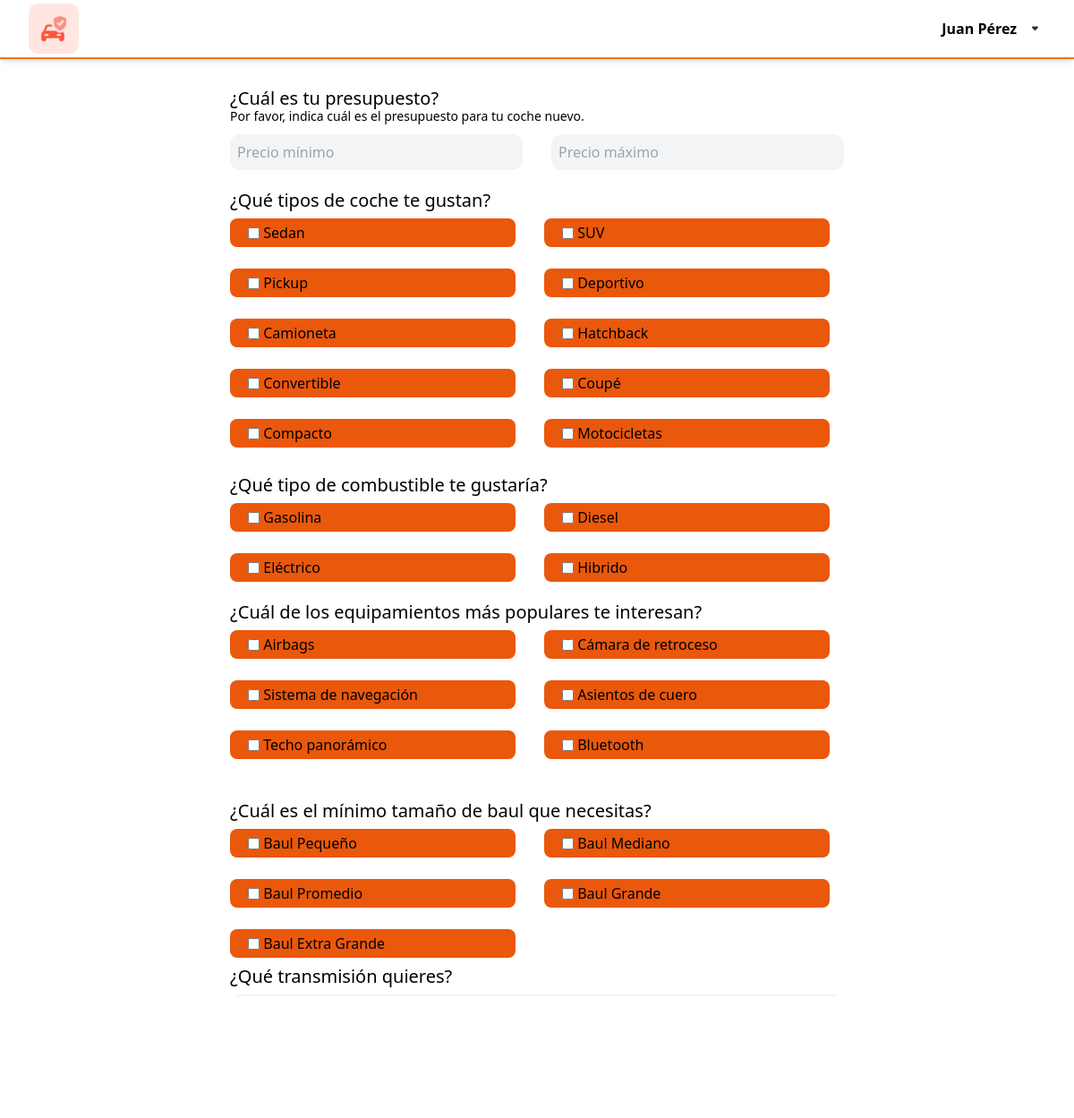
The app's page /pages/busquedaasist.php (signed in) with its own data.
### tables this page shows
CREATE TABLE `vehiculo_categoria` (
  `idVehiculo_Categoria` int(11) NOT NULL,
  `nombre_Categoria` varchar(45) NOT NULL
);

CREATE TABLE `combustible` (
  `idcombustible` int(11) NOT NULL,
  `descripcionCb` varchar(25) NOT NULL
);

CREATE TABLE `vehiculo_caracteristicas` (
  `idVehiculo_Caracteristicas` int(11) NOT NULL,
  `Vehiculo_Caracteristica` varchar(45) NOT NULL
);

CREATE TABLE `tamanobaul` (
  `idTamanoBaul` int(1) NOT NULL,
  `descripBaul` varchar(50) NOT NULL,
  `capacidadMinBaul` int(10) NOT NULL,
  `capacidadMaxBaul` int(10) NOT NULL
);

### pages/busquedaasist.php (the view, shortened to what this page needs)
<?php session_start();
require("../php/connection.php");
$categoria = $mysqli->query("SELECT * FROM `vehiculo_categoria`");
$combustible = $mysqli->query("SELECT * FROM `combustible`");
$caracteristicas = $mysqli->query("SELECT * FROM `vehiculo_caracteristicas`");
$capacidadbaul = $mysqli->query("SELECT * FROM `tamanobaul`");
?>
<!DOCTYPE html>
<html lang="en">
<head>
    <link href="../css/output.css" rel="stylesheet">
    <link href="../css/input.css" rel="stylesheet">
</head>
<body>
<div class="w-screen">
    <?php include "./nav.php" ?>
    <div class="flex flex-col gap-8" style="justify-content: center; align-items: center; width: 100vw; padding-top: 20px;">
        <form action="../php/busquedasugerencias.php" method="post" class="mt-14 p-6">
            <label for="make" class="block text-sm font-medium text-gray-700 text-24px" style="font-size: 20px;">¿Cuál es tu presupuesto?</label>
            <label for="make" class="mb-6 block text-sm font-medium text-gray-700" style="margin-bottom: 10px;">Por favor, indica cuál es el presupuesto para tu coche nuevo.</label>
            <div class="grid grid-cols-2 gap-8">
                <label>
                    <input type="number" name="precio_min" placeholder="Precio mínimo">
                </label>
                <label>
                    <input type="number" name="precio_max" placeholder="Precio máximo">
                </label>
            </div>
            <label for="make" class="mt-6 block text-sm font-medium text-gray-700 text-24px textSZ">¿Qué tipos de coche te gustan?</label>
            <div class="grid grid-cols-2 gap-6 gap-x-8 h-75 pr-4 text-orange">
            <?php
                if ($categoria) {
                    if ($categoria->num_rows > 0) {
                        while ($datos = $categoria->fetch_assoc()) {
                        ?>
                            <label class="bg-orange-600 rounded-lg p-1 ps-5 flex items-center h-fit">
                                <input type="checkbox" name="tipo[]" value="<?php echo $datos['idVehiculo_Categoria'] ?>">&nbsp;<?php echo $datos['nombre_Categoria'] ?>
                            </label>
                        <?php
                        }
                    }
                    } else {
                        echo "<option >Error executing the query: " . $mysqli->error . "</option>";
                    }
            ?>
            </div>
            <label for="make" class="mt-8 block text-sm font-medium text-gray-700 text-24px textSZ">¿Qué tipo de combustible te gustaría?</label>
            <div class="grid grid-cols-2 gap-6 gap-x-8 h-20 pr-4 text-orange">
            <?php
                if ($combustible) {
                    if ($combustible->num_rows > 0) {
                        while ($datos = $combustible->fetch_assoc()) {
                        ?>
                            <label class="bg-orange-600 rounded-lg p-1 ps-5 flex items-center h-fit">
                                <input type="checkbox" name="tipo[]" value="<?php echo $datos['idcombustible'] ?>">&nbsp;<?php echo $datos['descripcionCb'] ?>
                            </label>
                        <?php
                        }
                    }
                    } else {
                        echo "<option >Error executing the query: " . $mysqli->error . "</option>";
                    }
            ?>
            </div>
            <label for="make" class="mt-8 block text-sm font-medium text-gray-700 text-24px textSZ">¿Cuál de los equipamientos más populares te interesan?</label>
            <div class="grid grid-cols-2 gap-6 gap-x-8 h-40 pr-4 text-orange" style="overflow-y: scroll;">
            <?php
                if ($caracteristicas) {
                    if ($caracteristicas->num_rows > 0) {
                        while ($datos = $caracteristicas->fetch_assoc()) {
                        ?>
                            <label class="bg-orange-600 rounded-lg p-1 ps-5 flex items-center h-fit">
                                <input type="checkbox" name="tipo[]" value="<?php echo $datos['idVehiculo_Caracteristicas'] ?>">&nbsp;<?php echo $datos['Vehiculo_Caracteristica'] ?>
                            </label>
                        <?php
                        }
                    }
                    } else {
                        echo "<option >Error executing the query: " . $mysqli->error . "</option>";
                    }
            ?>
            </div>
            <label for="make" class="mt-8 block text-sm font-medium text-gray-700 text-24px textSZ">¿Cuál es el mínimo tamaño de baul que necesitas?</label>
            <div class="grid grid-cols-2 gap-6 gap-x-8 h-20 pr-4 text-orange">
            <?php
                if ($capacidadbaul) {
                    if ($capacidadbaul->num_rows > 0) {
                        while ($datos = $capacidadbaul->fetch_assoc()) {
                        ?>
                            <label class="bg-orange-600 rounded-lg p-1 ps-5 flex items-center h-fit">
                                <input type="checkbox" name="tipo[]" value="<?php echo $datos['idTamanoBaul'] ?>">&nbsp;<?php echo $datos['descripBaul'] ?>
                            </label>
                        <?php
                        }
                    }
                    } else {
                        echo "<option >Error executing the query: " . $mysqli->error . "</option>";
                    }
            ?>
            </div>
            <div style="margin-top: 75px;;">
                <label for="transmission" class="block text-sm font-medium text-gray-700 textSZ">¿Qué transmisión quieres?</label>
                <select id="transmision" onchange="updateTransmision()" name="transmision" placeholder="transmision">
                                <option value="" selected>Transmision</option>
                            </select>
            </div>
            <button type="submit" class="mt-8 w-full inline-flex justify-center rounded-md border border-transparent shadow-sm px-4 py-2 bg-indigo-600 text-base font-medium text-black hover:bg-indigo-700 focus:outline-none focus:ring-2 focus:ring-offset-2 focus:ring-indigo-500 sm:w-auto sm:text-sm">
            </button>
        </form>
    </div>
    </body>
</html>

### css/input.css (style rules this page uses)
textarea,select,input { @apply bg-gray-100; @apply rounded-xl; @apply p-2; @apply text-gray-500; @apply custom-number-input; }
textarea,select,input:not([type="checkbox"],[type="radio"]) { @apply outline-none; @apply w-full; }
a,button { @apply hover:bg-orange-700; }

### pages/busquedaasist.php (style rules this page uses)
.textSZ { font-size: 20px; margin-bottom: 10px; }

### records on screen
vehiculo_categoria: nombre_Categoria "Sedan"
vehiculo_categoria: nombre_Categoria "SUV"
vehiculo_categoria: nombre_Categoria "Pickup"
vehiculo_categoria: nombre_Categoria "Deportivo"
vehiculo_categoria: nombre_Categoria "Camioneta"
vehiculo_categoria: nombre_Categoria "Hatchback"
vehiculo_categoria: nombre_Categoria "Convertible"
vehiculo_categoria: nombre_Categoria "Coupé"
vehiculo_categoria: nombre_Categoria "Compacto"
vehiculo_categoria: nombre_Categoria "Motocicletas"
combustible: descripcionCb "Gasolina"
combustible: descripcionCb "Diesel"
combustible: descripcionCb "Eléctrico"
combustible: descripcionCb "Hibrido"
vehiculo_caracteristicas: Vehiculo_Caracteristica "Airbags"
vehiculo_caracteristicas: Vehiculo_Caracteristica "Cámara de retroceso"
vehiculo_caracteristicas: Vehiculo_Caracteristica "Sistema de navegación"
vehiculo_caracteristicas: Vehiculo_Caracteristica "Asientos de cuero"
vehiculo_caracteristicas: Vehiculo_Caracteristica "Techo panorámico"
vehiculo_caracteristicas: Vehiculo_Caracteristica "Bluetooth"
tamanobaul: descripBaul "Baul Pequeño"
tamanobaul: descripBaul "Baul Mediano"
tamanobaul: descripBaul "Baul Promedio"
tamanobaul: descripBaul "Baul Grande"
tamanobaul: descripBaul "Baul Extra Grande"

### other values on screen
$nombre "Juan"
$apellido "Pérez"
